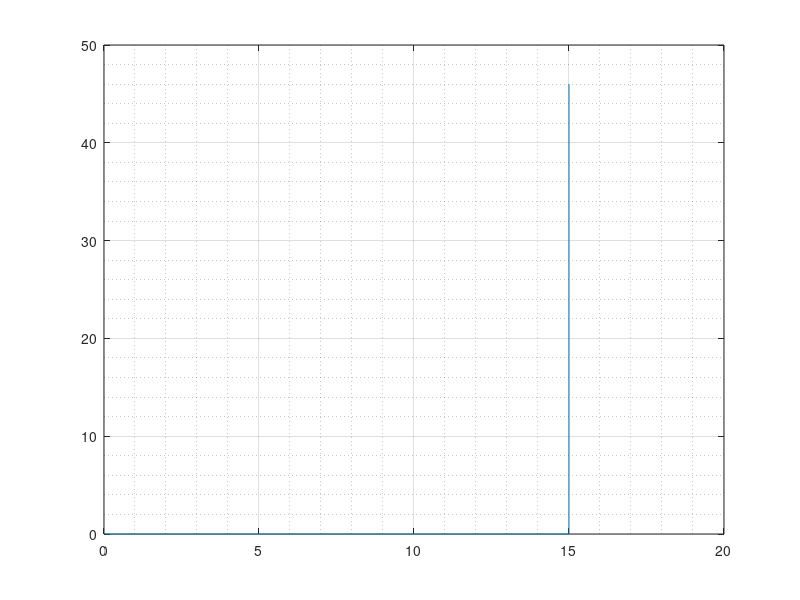

Write the MATLAB code that produced this figure.

% a * x.^4 - x.^3 + (a.^2 - 1) * x.^2  + 5 * x + 7 == 0
%
% 0 < a <= 15

wartosci_m = 0:0.001:15;
ilosci_rzeczywistych = zeros(size(wartosci_m));


for k = 1:length(wartosci_m)
    
    a = wartosci_m(k);
    pierwiastki = roots ([a, a.^2 - 1, 5, 7]) ;

   

    for pierwiastek = pierwiastki
        if isreal(pierwiastek)
            z=k+1;
        end
    end

end


    
    
    ilosc_rzeczywistych(k) = z;
        


plot(wartosci_m, ilosc_rzeczywistych);
grid on;
grid minor;